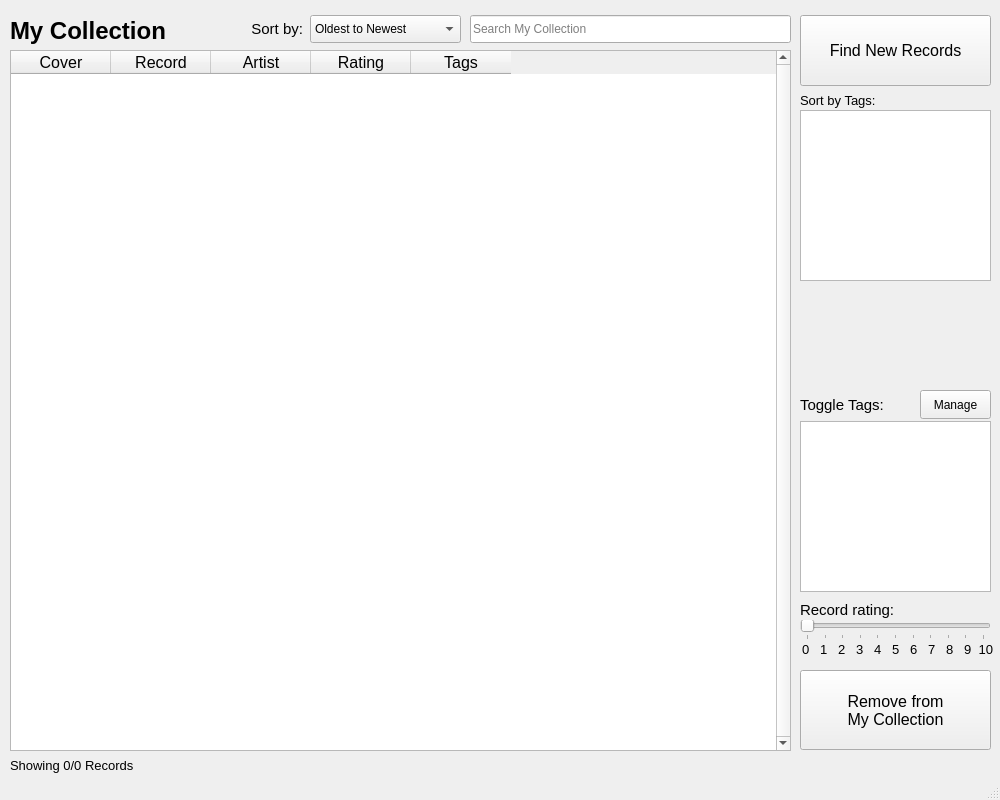
<?xml version="1.0" encoding="UTF-8"?>
<ui version="4.0">
 <class>MainWindow</class>
 <widget class="QMainWindow" name="MainWindow">
  <property name="geometry">
   <rect>
    <x>0</x>
    <y>0</y>
    <width>1000</width>
    <height>800</height>
   </rect>
  </property>
  <property name="windowTitle">
   <string>MainWindow</string>
  </property>
  <widget class="QWidget" name="centralwidget">
   <widget class="QStackedWidget" name="pages">
    <property name="geometry">
     <rect>
      <x>0</x>
      <y>0</y>
      <width>1000</width>
      <height>800</height>
     </rect>
    </property>
    <widget class="QWidget" name="myRecordsPage">
     <widget class="QTableWidget" name="myRecordTable">
      <property name="geometry">
       <rect>
        <x>10</x>
        <y>50</y>
        <width>781</width>
        <height>701</height>
       </rect>
      </property>
      <property name="sizePolicy">
       <sizepolicy hsizetype="Expanding" vsizetype="Expanding">
        <horstretch>0</horstretch>
        <verstretch>0</verstretch>
       </sizepolicy>
      </property>
      <property name="font">
       <font>
        <family>Arial</family>
        <pointsize>12</pointsize>
       </font>
      </property>
      <property name="autoFillBackground">
       <bool>true</bool>
      </property>
      <property name="styleSheet">
       <string notr="true"/>
      </property>
      <property name="verticalScrollBarPolicy">
       <enum>Qt::ScrollBarAlwaysOn</enum>
      </property>
      <property name="horizontalScrollBarPolicy">
       <enum>Qt::ScrollBarAlwaysOff</enum>
      </property>
      <property name="sizeAdjustPolicy">
       <enum>QAbstractScrollArea::AdjustIgnored</enum>
      </property>
      <property name="editTriggers">
       <set>QAbstractItemView::NoEditTriggers</set>
      </property>
      <property name="alternatingRowColors">
       <bool>true</bool>
      </property>
      <property name="selectionMode">
       <enum>QAbstractItemView::SingleSelection</enum>
      </property>
      <property name="selectionBehavior">
       <enum>QAbstractItemView::SelectRows</enum>
      </property>
      <property name="textElideMode">
       <enum>Qt::ElideLeft</enum>
      </property>
      <property name="verticalScrollMode">
       <enum>QAbstractItemView::ScrollPerPixel</enum>
      </property>
      <property name="showGrid">
       <bool>false</bool>
      </property>
      <property name="gridStyle">
       <enum>Qt::SolidLine</enum>
      </property>
      <attribute name="horizontalHeaderHighlightSections">
       <bool>false</bool>
      </attribute>
      <attribute name="verticalHeaderVisible">
       <bool>false</bool>
      </attribute>
      <row>
       <property name="text">
        <string/>
       </property>
      </row>
      <column>
       <property name="text">
        <string>Cover</string>
       </property>
      </column>
      <column>
       <property name="text">
        <string>Record</string>
       </property>
      </column>
      <column>
       <property name="text">
        <string>Artist</string>
       </property>
      </column>
      <column>
       <property name="text">
        <string>Rating</string>
       </property>
      </column>
      <column>
       <property name="text">
        <string>Tags</string>
       </property>
      </column>
     </widget>
     <widget class="QLabel" name="myRecordsPageLabel">
      <property name="geometry">
       <rect>
        <x>10</x>
        <y>10</y>
        <width>201</width>
        <height>41</height>
       </rect>
      </property>
      <property name="font">
       <font>
        <family>Arial</family>
        <pointsize>18</pointsize>
        <bold>true</bold>
       </font>
      </property>
      <property name="text">
       <string>My Collection</string>
      </property>
     </widget>
     <widget class="QPushButton" name="toSearchRecordsButton">
      <property name="geometry">
       <rect>
        <x>800</x>
        <y>15</y>
        <width>191</width>
        <height>71</height>
       </rect>
      </property>
      <property name="font">
       <font>
        <family>Arial</family>
        <pointsize>12</pointsize>
       </font>
      </property>
      <property name="text">
       <string>Find New Records</string>
      </property>
     </widget>
     <widget class="QPushButton" name="removeFromMyRecordButton">
      <property name="geometry">
       <rect>
        <x>800</x>
        <y>670</y>
        <width>191</width>
        <height>80</height>
       </rect>
      </property>
      <property name="font">
       <font>
        <family>Arial</family>
        <pointsize>12</pointsize>
       </font>
      </property>
      <property name="text">
       <string>Remove from
My Collection</string>
      </property>
     </widget>
     <widget class="QSlider" name="myRecordRatingSlider">
      <property name="geometry">
       <rect>
        <x>800</x>
        <y>620</y>
        <width>191</width>
        <height>20</height>
       </rect>
      </property>
      <property name="mouseTracking">
       <bool>false</bool>
      </property>
      <property name="acceptDrops">
       <bool>false</bool>
      </property>
      <property name="maximum">
       <number>10</number>
      </property>
      <property name="singleStep">
       <number>1</number>
      </property>
      <property name="pageStep">
       <number>1</number>
      </property>
      <property name="orientation">
       <enum>Qt::Horizontal</enum>
      </property>
      <property name="invertedAppearance">
       <bool>false</bool>
      </property>
      <property name="invertedControls">
       <bool>false</bool>
      </property>
      <property name="tickPosition">
       <enum>QSlider::TicksBelow</enum>
      </property>
     </widget>
     <widget class="QLabel" name="myRecordRatingNumLabel1">
      <property name="geometry">
       <rect>
        <x>802</x>
        <y>640</y>
        <width>120</width>
        <height>19</height>
       </rect>
      </property>
      <property name="font">
       <font>
        <family>Arial</family>
        <pointsize>10</pointsize>
       </font>
      </property>
      <property name="text">
       <string>0   1   2   3   4</string>
      </property>
     </widget>
     <widget class="QLabel" name="myRecordSortLabel">
      <property name="geometry">
       <rect>
        <x>222</x>
        <y>13</y>
        <width>81</width>
        <height>31</height>
       </rect>
      </property>
      <property name="font">
       <font>
        <family>Arial</family>
        <pointsize>11</pointsize>
       </font>
      </property>
      <property name="text">
       <string>Sort by:</string>
      </property>
      <property name="alignment">
       <set>Qt::AlignRight|Qt::AlignTrailing|Qt::AlignVCenter</set>
      </property>
     </widget>
     <widget class="QLineEdit" name="myRecordSearchBar">
      <property name="geometry">
       <rect>
        <x>470</x>
        <y>15</y>
        <width>321</width>
        <height>28</height>
       </rect>
      </property>
      <property name="font">
       <font>
        <family>Arial</family>
        <pointsize>9</pointsize>
       </font>
      </property>
      <property name="placeholderText">
       <string>Search My Collection</string>
      </property>
     </widget>
     <widget class="QComboBox" name="myRecordSortBox">
      <property name="geometry">
       <rect>
        <x>310</x>
        <y>15</y>
        <width>151</width>
        <height>28</height>
       </rect>
      </property>
      <property name="font">
       <font>
        <family>Arial</family>
       </font>
      </property>
      <item>
       <property name="text">
        <string>Oldest to Newest</string>
       </property>
      </item>
      <item>
       <property name="text">
        <string>Newest to Oldest</string>
       </property>
      </item>
      <item>
       <property name="text">
        <string>Title Ascending</string>
       </property>
      </item>
      <item>
       <property name="text">
        <string>Title Descending </string>
       </property>
      </item>
      <item>
       <property name="text">
        <string>Artist Ascending</string>
       </property>
      </item>
      <item>
       <property name="text">
        <string>Artist Descending</string>
       </property>
      </item>
      <item>
       <property name="text">
        <string>Rating Ascending</string>
       </property>
      </item>
      <item>
       <property name="text">
        <string>Rating Descending</string>
       </property>
      </item>
     </widget>
     <widget class="QLabel" name="myRecordRatingLabel">
      <property name="geometry">
       <rect>
        <x>800</x>
        <y>600</y>
        <width>121</width>
        <height>20</height>
       </rect>
      </property>
      <property name="font">
       <font>
        <family>Arial</family>
        <pointsize>11</pointsize>
       </font>
      </property>
      <property name="text">
       <string>Record rating:</string>
      </property>
     </widget>
     <widget class="QListWidget" name="myRecordEditTagsList">
      <property name="geometry">
       <rect>
        <x>800</x>
        <y>421</y>
        <width>191</width>
        <height>171</height>
       </rect>
      </property>
     </widget>
     <widget class="QLabel" name="myRecordEditTagsLabel">
      <property name="geometry">
       <rect>
        <x>800</x>
        <y>389</y>
        <width>111</width>
        <height>31</height>
       </rect>
      </property>
      <property name="font">
       <font>
        <family>Arial</family>
        <pointsize>11</pointsize>
       </font>
      </property>
      <property name="text">
       <string>Toggle Tags:</string>
      </property>
     </widget>
     <widget class="QListWidget" name="myRecordSortTagsList">
      <property name="geometry">
       <rect>
        <x>800</x>
        <y>110</y>
        <width>191</width>
        <height>171</height>
       </rect>
      </property>
     </widget>
     <widget class="QLabel" name="myRecordSortTagsLabel">
      <property name="geometry">
       <rect>
        <x>800</x>
        <y>90</y>
        <width>101</width>
        <height>21</height>
       </rect>
      </property>
      <property name="font">
       <font>
        <family>Arial</family>
        <pointsize>10</pointsize>
       </font>
      </property>
      <property name="text">
       <string>Sort by Tags:</string>
      </property>
     </widget>
     <widget class="QPushButton" name="myRecordManageTagButton">
      <property name="geometry">
       <rect>
        <x>920</x>
        <y>390</y>
        <width>71</width>
        <height>29</height>
       </rect>
      </property>
      <property name="font">
       <font>
        <family>Arial</family>
        <pointsize>9</pointsize>
       </font>
      </property>
      <property name="text">
       <string>Manage</string>
      </property>
     </widget>
     <widget class="QLabel" name="myRecordRatingNumLabel1_2">
      <property name="geometry">
       <rect>
        <x>892</x>
        <y>640</y>
        <width>120</width>
        <height>19</height>
       </rect>
      </property>
      <property name="font">
       <font>
        <family>Arial</family>
        <pointsize>10</pointsize>
       </font>
      </property>
      <property name="text">
       <string>5   6   7   8   9  10</string>
      </property>
     </widget>
     <widget class="QLabel" name="myRecordRecordCountLabel">
      <property name="geometry">
       <rect>
        <x>10</x>
        <y>755</y>
        <width>241</width>
        <height>21</height>
       </rect>
      </property>
      <property name="font">
       <font>
        <family>Arial</family>
        <pointsize>10</pointsize>
        <bold>false</bold>
       </font>
      </property>
      <property name="text">
       <string>Showing 0/0 Records</string>
      </property>
     </widget>
    </widget>
    <widget class="QWidget" name="searchRecordsPage">
     <widget class="QTableWidget" name="searchRecordTable">
      <property name="geometry">
       <rect>
        <x>10</x>
        <y>50</y>
        <width>781</width>
        <height>700</height>
       </rect>
      </property>
      <property name="sizePolicy">
       <sizepolicy hsizetype="Expanding" vsizetype="Expanding">
        <horstretch>0</horstretch>
        <verstretch>0</verstretch>
       </sizepolicy>
      </property>
      <property name="verticalScrollBarPolicy">
       <enum>Qt::ScrollBarAlwaysOn</enum>
      </property>
      <property name="horizontalScrollBarPolicy">
       <enum>Qt::ScrollBarAlwaysOff</enum>
      </property>
      <property name="alternatingRowColors">
       <bool>true</bool>
      </property>
      <property name="selectionMode">
       <enum>QAbstractItemView::SingleSelection</enum>
      </property>
      <property name="selectionBehavior">
       <enum>QAbstractItemView::SelectRows</enum>
      </property>
      <property name="verticalScrollMode">
       <enum>QAbstractItemView::ScrollPerPixel</enum>
      </property>
      <property name="showGrid">
       <bool>false</bool>
      </property>
      <attribute name="horizontalHeaderHighlightSections">
       <bool>false</bool>
      </attribute>
      <attribute name="verticalHeaderVisible">
       <bool>false</bool>
      </attribute>
      <row>
       <property name="text">
        <string/>
       </property>
      </row>
      <column>
       <property name="text">
        <string>Cover</string>
       </property>
      </column>
      <column>
       <property name="text">
        <string>Record</string>
       </property>
      </column>
      <column>
       <property name="text">
        <string>Artist</string>
       </property>
      </column>
     </widget>
     <widget class="QLabel" name="searchPageLabel">
      <property name="geometry">
       <rect>
        <x>10</x>
        <y>10</y>
        <width>171</width>
        <height>41</height>
       </rect>
      </property>
      <property name="font">
       <font>
        <family>Arial</family>
        <pointsize>18</pointsize>
        <bold>true</bold>
       </font>
      </property>
      <property name="text">
       <string>Search</string>
      </property>
     </widget>
     <widget class="QPushButton" name="toMyRecordsButton">
      <property name="geometry">
       <rect>
        <x>800</x>
        <y>15</y>
        <width>191</width>
        <height>71</height>
       </rect>
      </property>
      <property name="font">
       <font>
        <family>Arial</family>
        <pointsize>12</pointsize>
       </font>
      </property>
      <property name="text">
       <string>Back to My
Collection</string>
      </property>
     </widget>
     <widget class="QLineEdit" name="searchRecordSearchBar">
      <property name="geometry">
       <rect>
        <x>470</x>
        <y>15</y>
        <width>321</width>
        <height>28</height>
       </rect>
      </property>
      <property name="font">
       <font>
        <family>Arial</family>
        <pointsize>9</pointsize>
       </font>
      </property>
      <property name="placeholderText">
       <string>Search For New Records</string>
      </property>
     </widget>
     <widget class="QPushButton" name="addToMyRecordButton">
      <property name="geometry">
       <rect>
        <x>800</x>
        <y>670</y>
        <width>191</width>
        <height>80</height>
       </rect>
      </property>
      <property name="font">
       <font>
        <family>Arial</family>
        <pointsize>12</pointsize>
       </font>
      </property>
      <property name="text">
       <string>Add to My
Collection</string>
      </property>
     </widget>
     <widget class="QLabel" name="searchRecordsInfoLabel">
      <property name="geometry">
       <rect>
        <x>800</x>
        <y>639</y>
        <width>191</width>
        <height>21</height>
       </rect>
      </property>
      <property name="font">
       <font>
        <family>Arial</family>
        <pointsize>11</pointsize>
       </font>
      </property>
      <property name="text">
       <string/>
      </property>
      <property name="alignment">
       <set>Qt::AlignCenter</set>
      </property>
     </widget>
    </widget>
   </widget>
  </widget>
  <widget class="QMenuBar" name="menubar">
   <property name="geometry">
    <rect>
     <x>0</x>
     <y>0</y>
     <width>1000</width>
     <height>25</height>
    </rect>
   </property>
  </widget>
  <widget class="QStatusBar" name="statusbar"/>
 </widget>
 <resources/>
 <connections/>
</ui>
